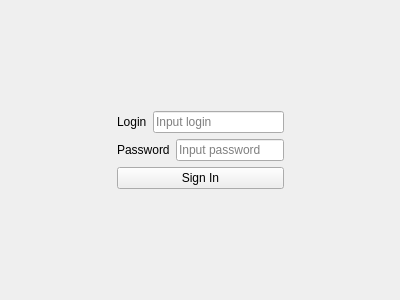
<?xml version="1.0" encoding="UTF-8"?>
<ui version="4.0">
 <class>LoginForm</class>
 <widget class="QWidget" name="LoginForm">
  <property name="geometry">
   <rect>
    <x>0</x>
    <y>0</y>
    <width>400</width>
    <height>300</height>
   </rect>
  </property>
  <property name="windowTitle">
   <string>Authorization</string>
  </property>
  <layout class="QGridLayout" name="gridLayout">
   <item row="0" column="1">
    <spacer name="verticalSpacer_2">
     <property name="orientation">
      <enum>Qt::Vertical</enum>
     </property>
     <property name="sizeHint" stdset="0">
      <size>
       <width>20</width>
       <height>87</height>
      </size>
     </property>
    </spacer>
   </item>
   <item row="1" column="0" rowspan="2">
    <spacer name="horizontalSpacer">
     <property name="orientation">
      <enum>Qt::Horizontal</enum>
     </property>
     <property name="sizeHint" stdset="0">
      <size>
       <width>75</width>
       <height>20</height>
      </size>
     </property>
    </spacer>
   </item>
   <item row="1" column="1">
    <layout class="QHBoxLayout" name="horizontalLayout">
     <item>
      <widget class="QLabel" name="label_login">
       <property name="text">
        <string>Login</string>
       </property>
      </widget>
     </item>
     <item>
      <widget class="QLineEdit" name="login">
       <property name="placeholderText">
        <string>Input login</string>
       </property>
      </widget>
     </item>
    </layout>
   </item>
   <item row="2" column="1">
    <layout class="QHBoxLayout" name="horizontalLayout_2">
     <item>
      <widget class="QLabel" name="label_pass">
       <property name="text">
        <string>Password</string>
       </property>
      </widget>
     </item>
     <item>
      <widget class="QLineEdit" name="password">
       <property name="echoMode">
        <enum>QLineEdit::Password</enum>
       </property>
       <property name="placeholderText">
        <string>Input password</string>
       </property>
      </widget>
     </item>
    </layout>
   </item>
   <item row="2" column="2">
    <spacer name="horizontalSpacer_2">
     <property name="orientation">
      <enum>Qt::Horizontal</enum>
     </property>
     <property name="sizeHint" stdset="0">
      <size>
       <width>74</width>
       <height>20</height>
      </size>
     </property>
    </spacer>
   </item>
   <item row="3" column="1">
    <widget class="QPushButton" name="signIn">
     <property name="text">
      <string>Sign In</string>
     </property>
    </widget>
   </item>
   <item row="4" column="1">
    <spacer name="verticalSpacer">
     <property name="orientation">
      <enum>Qt::Vertical</enum>
     </property>
     <property name="sizeHint" stdset="0">
      <size>
       <width>20</width>
       <height>86</height>
      </size>
     </property>
    </spacer>
   </item>
  </layout>
 </widget>
 <resources/>
 <connections/>
</ui>
